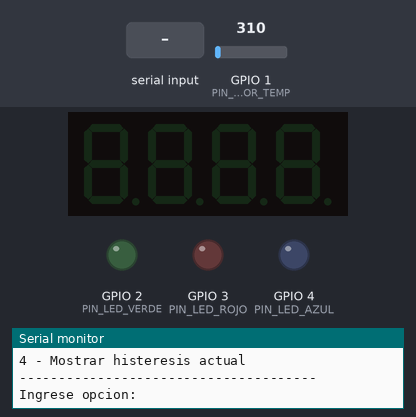
Recording of a sketch running on a simulated ESP32-S3. Shown: 4-digit seven-segment display, output pins drawn as LEDs (lit = HIGH), the last lines printed to the serial monitor. The test bench sets the inputs (shaded band); at power-on: GPIO 1 (PIN_SENSOR_TEMP) = 310 (analog values on the 0–4095 scale). EEPROM starts erased.

Above: at 1.7 s.
1.8 s: "P25.0\n" received over Serial
3.3 s: "1" received over Serial
4.8 s: "P 5.0\n" received over Serial
At 5.8 s:
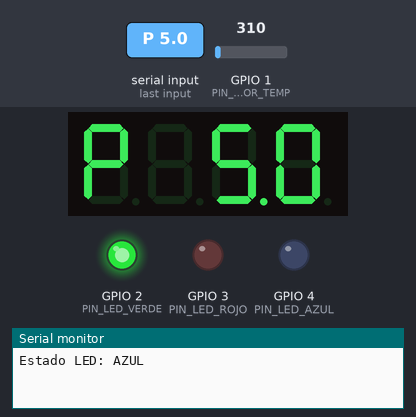
7.5 s: GPIO 1 (PIN_SENSOR_TEMP) set to 372
At 9.7 s:
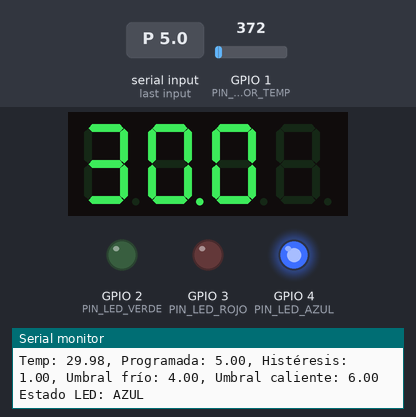
10.5 s: GPIO 1 (PIN_SENSOR_TEMP) set to 434
At 13.2 s:
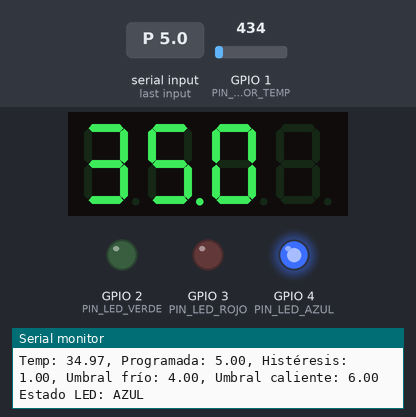
13.5 s: "1,90\n" received over Serial
At 14.4 s:
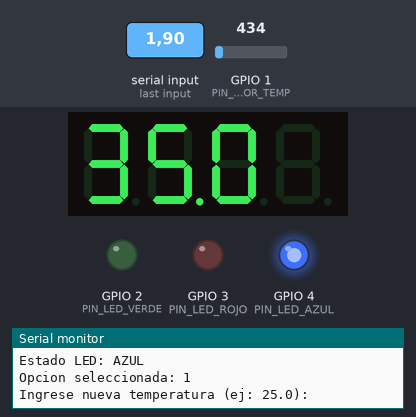
Timing chart, 0 to 16.0 s (numbered marks = the images above; inputs shaded):
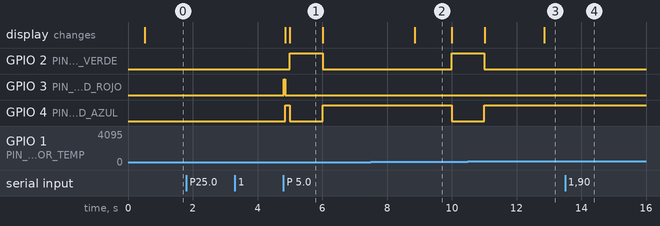

Measured:
- after the input at 4.8 s, GPIO 2 (PIN_LED_VERDE): LOW → HIGH after 0.20 s, → LOW 1.0 s later; GPIO 3 (PIN_LED_ROJO): LOW → HIGH at once, → LOW 0.05 s later; GPIO 4 (PIN_LED_AZUL): LOW → HIGH after 0.06 s, → LOW 0.14 s later, → HIGH 1.0 s later; the display: first changes after 0.06 s (image 1 shows a later state)
- after the input at 7.5 s, the display: changes after 1.4 s (image 2)
- after the input at 10.5 s, the display: first differs from a run without the input after 2.4 s (image 3)
- after the input at 13.5 s, GPIO 2 (PIN_LED_VERDE): stays LOW (without the input it goes to HIGH after 1.5 s); GPIO 4 (PIN_LED_AZUL): stays HIGH (without the input it goes to LOW after 1.5 s)
- what the display in image 1 shows lasts 1.0 s, from 5.0 s to 6.0 s
- what the display in image 2 shows lasts 1.1 s, from 8.9 s to 10.0 s

The sketch:

practica2oral.ino
```cpp
#include <Preferences.h> // Librería para NVS (almacenamiento no volátil) en ESP32
#include "SevSeg.h"        // Librería SevSeg

// --- Definiciones de Pines (¡Según tus especificaciones!) ---
// !!! VERIFICA QUE ESTOS PINES SON CORRECTOS Y ADECUADOS EN TU PLACA ESP32-S3 !!!
// ESPECIALMENTE PIN_SENSOR_TEMP - DEBE SER UN PIN CON CAPACIDAD ADC UTILIZABLE
#define PIN_SENSOR_TEMP 1   // GPIO1 (ADC1_CH0) - Confirma que este pin tiene capacidad ADC en tu placa
#define PIN_LED_VERDE 2     // GPIO2
#define PIN_LED_ROJO 3      // GPIO3
#define PIN_LED_AZUL 4      // GPIO4

// Pines para el display de 7 segmentos
// Segmentos (en orden A,B,C,D,E,F,G,DP)
#define PIN_SEG_A 17
#define PIN_SEG_B 16
#define PIN_SEG_C 13
#define PIN_SEG_D 11
#define PIN_SEG_E 10
#define PIN_SEG_F 9
#define PIN_SEG_G 14
#define PIN_SEG_DP 12

// Pines para los dígitos (cátodos comunes)
#define PIN_DIGITO_1 7  // Dígito 1 (más a la izquierda)
#define PIN_DIGITO_2 8  // Dígito 2
#define PIN_DIGITO_3 18 // Dígito 3
#define PIN_DIGITO_4 15 // Dígito 4 (más a la derecha)

// --- Definiciones para el Display de 4 dígitos y 7 segmentos ---
const byte numDigits = 4; // Número de dígitos en tu display
const byte digitPins[] = {PIN_DIGITO_1, PIN_DIGITO_2, PIN_DIGITO_3, PIN_DIGITO_4};
const byte segmentPins[] = {PIN_SEG_A, PIN_SEG_B, PIN_SEG_C, PIN_SEG_D, PIN_SEG_E, PIN_SEG_F, PIN_SEG_G, PIN_SEG_DP};

bool resistorOnSegments = true; // true si tienes resistencias en los segmentos (recomendado)
byte hardwareConfig = COMMON_CATHODE; // Tipo de display: CATODO COMUN

// --- Variables Globales ---
float temp_programada = 22.0;  // Temperatura del termostato (valor por defecto)
float hysteresis = 1.0;        // Histéresis (valor por defecto)
bool sistema_configurado = false; // Flag para saber si el sistema ya está configurado
float ultima_temp_leida = 0;      // Almacena la última temperatura leída

enum LED_STATE { STATE_GREEN, STATE_RED, STATE_BLUE }; // Estados para el control de LEDs
static LED_STATE estado_actual = STATE_GREEN;          // Estado inicial del LED

SevSeg sevseg; // Objeto para manejar el display
Preferences preferences; // Objeto para manejar NVS (Preferencias)

// Variables para controlar la alternancia en el display
unsigned long previousMillis_display = 0;
const long interval_display = 5000; // Alternar cada 5 segundos
bool showing_programada = false;    // Bandera para saber qué se está mostrando

// Variables para manejo de intervalo de lectura
unsigned long previousMillis_lectura = 0;
const long interval_lectura = 4000; // Actualiza la lectura cada 4 segundos

// --- Función para leer la temperatura del LM35 ---
float leerTemperaturaLM35() {
  // Tomar varias muestras para mejorar la precisión
  int suma = 0;
  const int muestras = 10;

  for (int i = 0; i < muestras; i++) {
    suma += analogRead(PIN_SENSOR_TEMP);
    delay(2);
  }

  int valor_promedio = suma / muestras;

  // Convertir el valor analógico a voltaje (3.3V ref y 12 bits)
  float voltage = valor_promedio * (3.3 / 4095.0);
  // Convertir voltaje a temperatura para LM35 (10mV/°C)
  float temperatura = voltage * 100.0;

  return temperatura;
}

// Determina el estado del LED basado en la temperatura teniendo en cuenta la histéresis
// Esta función simplemente calcula qué LED debería estar encendido
LED_STATE calcularEstadoLED(float temperatura) {
  // Cálculo directo basado en la temperatura y la histéresis configurada
  float umbral_caliente = temp_programada + hysteresis;
  float umbral_frio = temp_programada - hysteresis;

  // Log para depuración
  Serial.print("Temp: "); Serial.print(temperatura);
  Serial.print(", Programada: "); Serial.print(temp_programada);
  Serial.print(", Histéresis: "); Serial.print(hysteresis);
  Serial.print(", Umbral frío: "); Serial.print(umbral_frio);
  Serial.print(", Umbral caliente: "); Serial.println(umbral_caliente);

  if (temperatura < umbral_frio) {
    return STATE_RED;    // Temperatura por debajo del umbral frío -> Calefacción (LED ROJO)
  } else if (temperatura > umbral_caliente) {
    return STATE_BLUE;   // Temperatura por encima del umbral caliente -> Refrigeración (LED AZUL)
  } else {
    return STATE_GREEN;  // Temperatura en el rango adecuado -> Confort (LED VERDE)
  }
}

// Función para controlar los LEDs según la lógica con histéresis
void controlarLEDs(float temperatura, bool mostrar_programada) {
  // Apagar todos los LEDs primero
  digitalWrite(PIN_LED_VERDE, LOW);
  digitalWrite(PIN_LED_ROJO, LOW);
  digitalWrite(PIN_LED_AZUL, LOW);

  // Si estamos mostrando la temperatura programada, encender el LED verde
  // indicando que estamos en modo de configuración
  if (mostrar_programada) {
    digitalWrite(PIN_LED_VERDE, HIGH);
    return;
  }

  // Calcular el estado del LED basado en la temperatura actual
  estado_actual = calcularEstadoLED(temperatura);

  // Encender el LED correspondiente al estado actual
  switch (estado_actual) {
    case STATE_GREEN:
      digitalWrite(PIN_LED_VERDE, HIGH);
      break;
    case STATE_RED:
      digitalWrite(PIN_LED_ROJO, HIGH);
      break;
    case STATE_BLUE:
      digitalWrite(PIN_LED_AZUL, HIGH);
      break;
  }

  // Log para depuración
  Serial.print("Estado LED: ");
  if (estado_actual == STATE_GREEN) Serial.println("VERDE");
  else if (estado_actual == STATE_RED) Serial.println("ROJO");
  else Serial.println("AZUL");
}

// Función para mostrar el menú en la terminal serie
void mostrarMenu() {
  Serial.println("\n--- Menu Controlador Climatizacion ESP32-S3 ---");
  Serial.println("1 - Fijar temperatura del termostato");
  Serial.println("2 - Fijar histeresis del termostato");
  Serial.println("3 - Mostrar temperatura actual");
  Serial.println("4 - Mostrar histeresis actual");
  Serial.println("--------------------------------------");
  Serial.print("Ingrese opcion: ");
}

// Función para manejar los comandos seriales
void manejarComandoSerial() {
  if (Serial.available() > 0) {
    char opcion = Serial.read();

    // Limpiar buffer de entrada
    while (Serial.available() > 0) {
      Serial.read();
    }

    Serial.print("Opcion seleccionada: ");
    Serial.println(opcion);

    float nuevo_valor;

    switch (opcion) {
      case '1':
        Serial.print("Ingrese nueva temperatura (ej: 25.0): ");
        while (Serial.available() == 0) {
          // Esperar entrada
          delay(100);
        }
        nuevo_valor = Serial.parseFloat();

        // Limpiar buffer después de leer
        while (Serial.available() > 0) Serial.read();

        temp_programada = nuevo_valor;
        // Guardar en NVS (Mejora 1)
        preferences.putFloat("temp_p", temp_programada);

        // Marcar como configurado si es la primera vez
        if (!sistema_configurado) {
          sistema_configurado = true;
        }

        Serial.print("Temperatura programada: ");
        Serial.println(temp_programada);

        // Actualizar inmediatamente el estado LED si no estamos en modo programada
        if (sistema_configurado && !showing_programada) {
          controlarLEDs(ultima_temp_leida, showing_programada);
        }
        break;

      case '2':
        Serial.print("Ingrese nueva histeresis (ej: 1.5): ");
        while (Serial.available() == 0) {
          delay(100);
        }
        nuevo_valor = Serial.parseFloat();

        // Limpiar buffer después de leer
        while (Serial.available() > 0) Serial.read();

        hysteresis = nuevo_valor;
        // Guardar en NVS (Mejora 1)
        preferences.putFloat("hyst", hysteresis);

        // Marcar como configurado si es la primera vez
        if (!sistema_configurado) {
          sistema_configurado = true;
        }

        Serial.print("Histeresis actual: ");
        Serial.println(hysteresis);

        // Actualizar inmediatamente el estado LED si no estamos en modo programada
        if (sistema_configurado && !showing_programada) {
          controlarLEDs(ultima_temp_leida, showing_programada);
        }
        break;

      case '3':
        {
          // Usar la temperatura estable que estamos mostrando
          Serial.print("Temperatura actual: ");
          Serial.print(ultima_temp_leida);
          Serial.println(" C");
        }
        break;

      case '4':
        Serial.print("Histeresis actual: ");
        Serial.println(hysteresis);
        break;

      default:
        Serial.println("Opcion invalida. Ingrese 1, 2, 3, o 4.");
        break;
    }

    // Volver a mostrar el menú
    mostrarMenu();
  }
}

// Función para manejar el display con sincronización de LEDs
void manejarDisplay(float temperatura_actual) {
  unsigned long currentMillis = millis();

  // Alternar la visualización:
  // - 4 segundos mostrando temperatura actual
  // - 1 segundo mostrando temperatura programada con "P"
  if (currentMillis - previousMillis_display >= interval_display) {
    previousMillis_display = currentMillis;
    showing_programada = true; // Mostrar temperatura programada
    // Actualizar los LEDs para el modo programada
    controlarLEDs(temperatura_actual, showing_programada);
  } else if (currentMillis - previousMillis_display >= 1000 && showing_programada) {
    // Si ha pasado 1 segundo en modo programada, volver a actual
    showing_programada = false;
    // Actualizar los LEDs para el modo de temperatura actual
    controlarLEDs(temperatura_actual, showing_programada);
  }

  if (showing_programada) {
    // Mostrar "P" y la temperatura programada
    char tempStr[10];
    // Formato limpio para el display
    if (temp_programada >= 10) {
      // Para valores ≥ 10, mostramos sin espacio: "P25.0"
      sprintf(tempStr, "P%2.1f", temp_programada);
    } else {
      // Para valores < 10, añadimos un espacio: "P 5.0"
      sprintf(tempStr, "P %1.1f", temp_programada);
    }
    sevseg.setChars(tempStr);
  } else {
    // Mostrar temperatura actual
    char tempStr[10];

    // Aseguramos el formato correcto para temperatura actual
    if (temperatura_actual >= 10) {
      // Para valores ≥ 10, mostramos con 1 decimal: "12.3"
      sprintf(tempStr, "%2.1f", temperatura_actual);
    } else {
      // Para valores < 10, añadimos un espacio y 1 decimal: " 9.5"
      sprintf(tempStr, " %1.1f", temperatura_actual);
    }
    // Usar setChars en lugar de setNumber para mayor control
    sevseg.setChars(tempStr);
  }
}

// --- Setup ---
void setup() {
  Serial.begin(115200);
  delay(500); // Pequeño delay para estabilizar la comunicación serial

  // Configurar pines de LEDs como salida
  pinMode(PIN_LED_VERDE, OUTPUT);
  pinMode(PIN_LED_ROJO, OUTPUT);
  pinMode(PIN_LED_AZUL, OUTPUT);
  // Inicialmente apagar todos los LEDs
  digitalWrite(PIN_LED_VERDE, LOW);
  digitalWrite(PIN_LED_ROJO, LOW);
  digitalWrite(PIN_LED_AZUL, LOW);

  // Configurar ADC para mejor resolución en ESP32
  analogReadResolution(12); // 12 bits (0-4095)

  // --- Inicializar NVS (Almacenamiento No Volátil - Mejora 1) ---
  preferences.begin("climate_cfg", false);

  // Verificar si hay valores guardados
  if (preferences.isKey("temp_p") && preferences.isKey("hyst")) {
    temp_programada = preferences.getFloat("temp_p", 22.0);
    hysteresis = preferences.getFloat("hyst", 1.0);
    sistema_configurado = true; // Sistema ya configurado con valores previos
    Serial.println("Valores cargados de memoria NVS.");
  }

  Serial.println("Sistema iniciado.");
  Serial.print("Temp Programada inicial: "); Serial.print(temp_programada); Serial.println(" C");
  Serial.print("Histeresis inicial: "); Serial.println(hysteresis);

  // --- Inicializar Display de 7 Segmentos (Mejora 2) ---
  sevseg.begin(hardwareConfig, numDigits, digitPins, segmentPins, resistorOnSegments);
  sevseg.setBrightness(90); // Ajusta el brillo (0-100)

  // Si el sistema ya está configurado, determinar estado inicial del LED
  if (sistema_configurado) {
    // Realizar la primera lectura de temperatura
    ultima_temp_leida = leerTemperaturaLM35();
    // Inicializar los LEDs en función de la temperatura actual y el modo actual (no programada)
    controlarLEDs(ultima_temp_leida, false);
  }

  // Mostrar el menú serial para interacción del usuario
  mostrarMenu();
}

// --- Loop Principal ---
void loop() {
  unsigned long currentMillis = millis();

  // Actualizar la lectura de temperatura solo cada 4 segundos
  if (currentMillis - previousMillis_lectura >= interval_lectura) {
    previousMillis_lectura = currentMillis;
    ultima_temp_leida = leerTemperaturaLM35();

    // Si el sistema está configurado y no estamos mostrando la temperatura programada,
    // controlar los LEDs con la nueva temperatura
    if (sistema_configurado && !showing_programada) {
      controlarLEDs(ultima_temp_leida, showing_programada);
    }
  }

  // Si el sistema está configurado, manejar el display con la temperatura estable
  if (sistema_configurado) {
    manejarDisplay(ultima_temp_leida);
  }

  // Comprobar comandos seriales (esto permite configurar en cualquier momento)
  manejarComandoSerial();

  // Refrescar el display (multiplexado)
  sevseg.refreshDisplay();

  // Pequeña pausa para estabilidad
  delay(5); // Delay mínimo para no afectar el multiplexado del display
}
```
